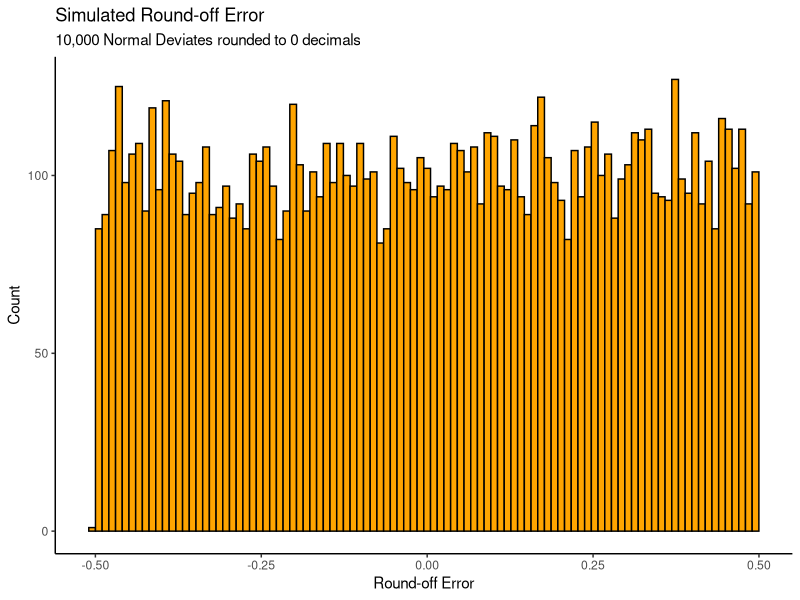
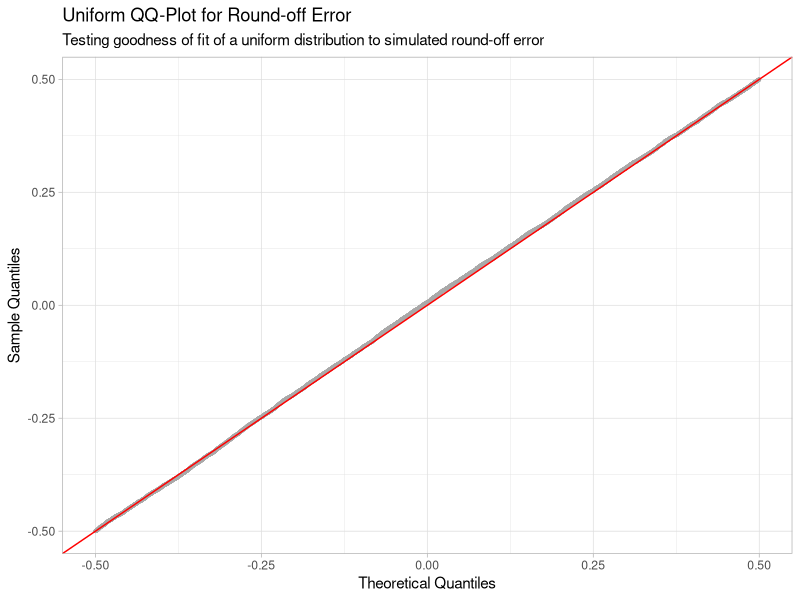

Here is the R script that generated these plots, in order:
## ---- chunk 1
knitr::opts_chunk$set(echo = TRUE)
## ---- chunk 2
# Load the tidyverse packages
suppressMessages({
  suppressWarnings({
    library(tidyverse)
  })
})
## ---- chunk 3
# Generate a bunch of numbers, it doesn't matter from what distribution
x <- rnorm(10000)
# Round them
y <- round(x)
# Compute the roundoff error
u <- x - y
# Histogram
data_frame(x = u) %>%
  ggplot(aes(x = x)) +
  theme_classic() +
  geom_histogram(bins = 100,fill = "orange",colour = "black") +
  labs(title = "Simulated Round-off Error",
       subtitle = "10,000 Normal Deviates rounded to 0 decimals",
       x = "Round-off Error",
       y = "Count")

## ---- chunk 4
data_frame(x = u) %>%
  arrange(x) %>%
  mutate(q = qunif(1:length(u) / (1 + length(u)),min = -0.5,max = 0.5)) %>%
  ggplot(aes(x = q,y = x)) +
  theme_light() +
  geom_point(colour = "darkgrey",size = 0.7) +
  geom_abline(slope = 1,intercept = 0,colour = "red") +
  labs(title = "Uniform QQ-Plot for Round-off Error",
       subtitle = "Testing goodness of fit of a uniform distribution to simulated round-off error",
       x = "Theoretical Quantiles",
       y = "Sample Quantiles")

